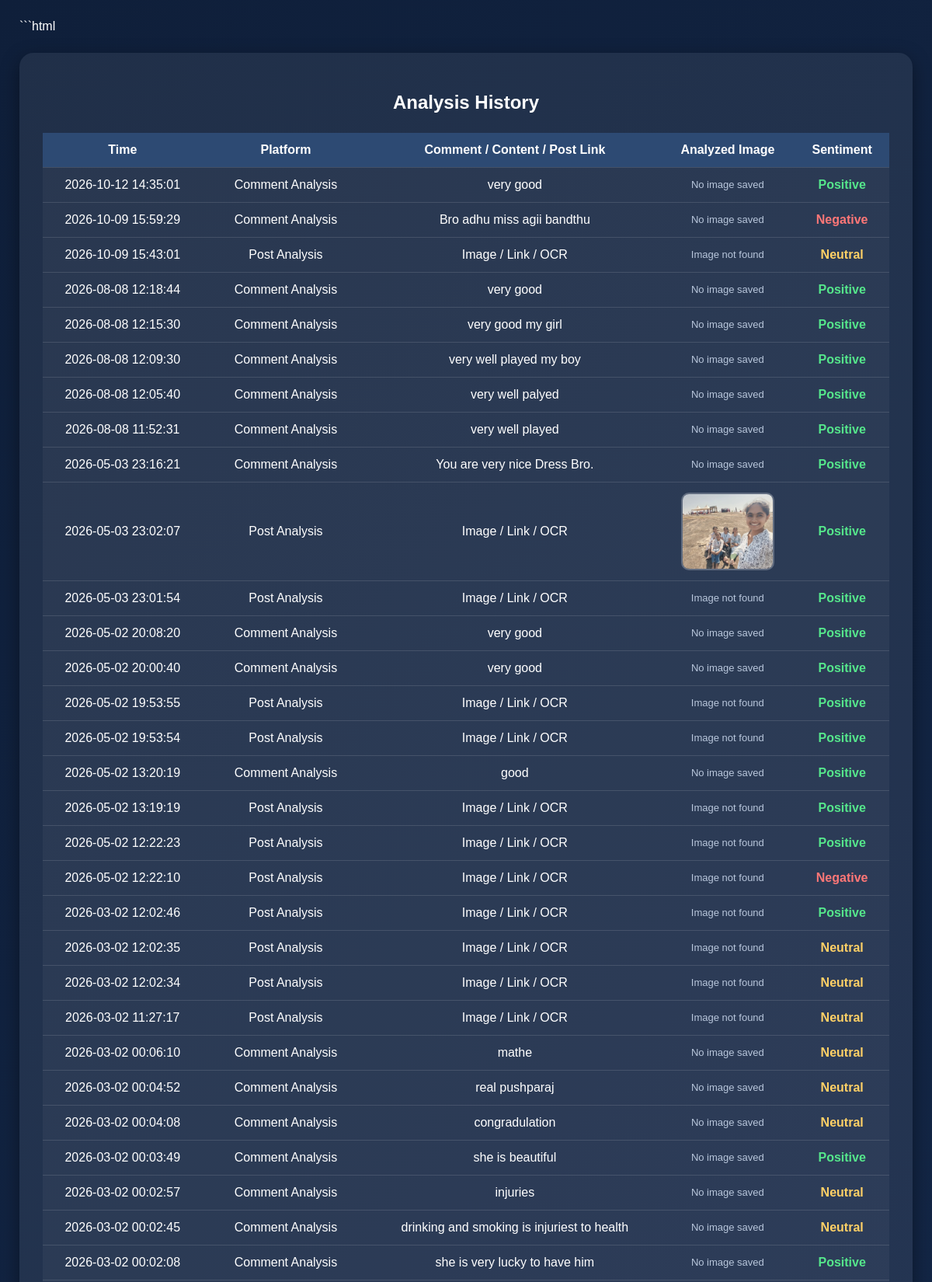
Screenshot of /history (signed in, upper part) with the database file from the repository.
### tables this page shows
CREATE TABLE history (
            id INTEGER PRIMARY KEY AUTOINCREMENT,
            time TEXT NOT NULL,
            platform TEXT NOT NULL,
            content TEXT,
            image TEXT,
            sentiment TEXT NOT NULL
        );

### app.py (the view)
@app.route("/history")
def history():
    if "user" not in session:
        return redirect("/login")
    data = get_history()
    return render_template("history.html", history=data)

### database.py (called while the page is built)
def get_connection():
    return sqlite3.connect(DB_NAME)

def get_history():
    conn = get_connection()
    cursor = conn.cursor()
    cursor.execute("""
        SELECT time, platform, content, image, sentiment
        FROM history
        ORDER BY id DESC
    """)
    data = cursor.fetchall()
    conn.close()
    return data

### templates/history.html (shortened to what this page needs)
<!DOCTYPE html>
<html lang="en">
<head>
    <link rel="stylesheet"
          href="{{ url_for('static', filename='css/style.css') }}">
</head>
<body>
<div class="card">
    <h2>Analysis History</h2>
    {% if history %}
    <div class="table-container">
        <table>
            <thead>
                <tr>
                    <th>Time</th>
                    <th>Platform</th>
                    <th>Comment / Content / Post Link</th>
                    <th>Analyzed Image</th>
                    <th>Sentiment</th>
                </tr>
            </thead>
            <tbody>
                {% for row in history %}
                {% set sentiment = (row[4] or '')|string|trim|lower %}
                {% set content = (row[2] or '')|string|trim %}
                {% set image_path = (row[3] or '')|string|trim %}
                <tr>
                    <td>{{ row[0] or 'N/A' }}</td>
                    <td>{{ row[1] or 'N/A' }}</td>
                    <td>
                        {% if 'instagram.com/' in content.lower() %}
                            <a href="{{ content }}"
                               target="_blank"
                               rel="noopener noreferrer"
                               class="instagram-link">
                                View Instagram Post
                            </a>
                        {% elif content %}
                            {{ content }}
                        {% else %}
                            N/A
                        {% endif %}
                    </td>
                    <td>
                        {% if image_path %}
                            {% if image_path.startswith('http://') or image_path.startswith('https://') %}
                                {% if 'instagram.com/p/' in image_path.lower()
                                      or 'instagram.com/reel/' in image_path.lower()
                                      or 'instagram.com/' in image_path.lower() %}
                                    <a href="{{ image_path }}"
                                       target="_blank"
                                       rel="noopener noreferrer"
                                       class="instagram-link">
                                        Open Instagram
                                    </a>
                                {% else %}
                                    <a href="{{ image_path }}"
                                       target="_blank"
                                       rel="noopener noreferrer">
                                        <img
                                            src="{{ image_path }}"
                                            alt="Analyzed image"
                                            class="history-image"
                                            loading="lazy"
                                            onerror="this.style.display='none'; this.nextElementSibling.style.display='inline';"
                                        >
                                    </a>
                                    <span class="no-image" style="display:none;">
                                        Image unavailable
                                    </span>
                                {% endif %}
                            {% else %}
                                <a href="{{ url_for('static', filename='uploads/' ~ image_path) }}"
                                   target="_blank"
                                   rel="noopener noreferrer">
                                    <img
                                        src="{{ url_for('static', filename='uploads/' ~ image_path) }}"
                                        alt="Analyzed image"
                                        class="history-image"
                                        loading="lazy"
                                        onerror="this.parentElement.style.display='none'; this.parentElement.nextElementSibling.style.display='inline';"
                                    >
                                </a>
                                <span class="no-image" style="display:none;">
                                    Image not found
                                </span>
                            {% endif %}
                        {% else %}
                            <span class="no-image">No image saved</span>
                        {% endif %}
                    </td>
                    <td>
                        {% if sentiment.startswith('positive') %}
                            <span class="positive">Positive</span>
                        {% elif sentiment.startswith('negative') %}
                            <span class="negative">Negative</span>
                        {% elif sentiment.startswith('neutral') %}
                            <span class="neutral">Neutral</span>
                        {% else %}
                            <span class="unknown">
                                {{ row[4] or 'Unknown' }}
                            </span>
                        {% endif %}
                    </td>
                </tr>
                {% endfor %}
            </tbody>
        </table>
    </div>
    {% else %}
        <p class="empty">No analysis history available.</p>
    {% endif %}
</div>
</body>
</html>

### static/css/style.css (style rules this page uses)
body { margin: 0; font-family: 'Segoe UI', sans-serif; }

### templates/history.html (style rules this page uses)
* { box-sizing: border-box; }
body { margin: 0; padding: 25px; font-family: Arial, sans-serif; background: linear-gradient(135deg, #0f1f3a, #1c355e); min-height: 100vh; color: white; }
.card { width: 100%; max-width: 1300px; margin: 25px auto; padding: 30px; border-radius: 18px; background: rgba(255, 255, 255, 0.07); box-shadow: 0 8px 25px rgba(0, 0, 0, 0.4); }
h2 { text-align: center; margin-bottom: 25px; }
.table-container { width: 100%; overflow-x: auto; }
table { width: 100%; border-collapse: collapse; background: rgba(255, 255, 255, 0.04); }
th, td { padding: 13px; text-align: center; border-bottom: 1px solid rgba(255, 255, 255, 0.12); overflow-wrap: anywhere; vertical-align: middle; }
th { background: #2d4a73; white-space: nowrap; }
.history-image { width: 120px; height: 100px; object-fit: cover; border-radius: 10px; border: 2px solid rgba(255, 255, 255, 0.25); cursor: pointer; }
.no-image { color: #b9c7dc; font-size: 13px; }
.positive { color: #55e68b; font-weight: bold; }
.negative { color: #ff7777; font-weight: bold; }
.neutral { color: #ffd166; font-weight: bold; }

### rows the page displays
history: time "2026-10-12 14:35:01", platform "Comment Analysis", content "very good", shows "No image saved", shows "Positive"
history: time "2026-10-09 15:59:29", platform "Comment Analysis", content "Bro adhu miss agii bandthu", shows "No image saved", shows "Negative"
history: time "2026-10-09 15:43:01", platform "Post Analysis", content "Image / Link / OCR", shows "Neutral"
history: time "2026-08-08 12:18:44", platform "Comment Analysis", content "very good", shows "No image saved", shows "Positive"
history: time "2026-08-08 12:15:30", platform "Comment Analysis", content "very good my girl", shows "No image saved", shows "Positive"
history: time "2026-08-08 12:09:30", platform "Comment Analysis", content "very well played my boy", shows "No image saved", shows "Positive"
history: time "2026-08-08 12:05:40", platform "Comment Analysis", content "very well palyed", shows "No image saved", shows "Positive"
history: time "2026-08-08 11:52:31", platform "Comment Analysis", content "very well played", shows "No image saved", shows "Positive"
history: time "2026-05-03 23:16:21", platform "Comment Analysis", content "You are very nice Dress Bro.", shows "No image saved", shows "Positive"
history: time "2026-05-03 23:02:07", platform "Post Analysis", content "Image / Link / OCR", image (picture), shows "Positive"
history: time "2026-05-03 23:01:54", platform "Post Analysis", content "Image / Link / OCR", shows "Positive"
history: time "2026-05-02 20:08:20", platform "Comment Analysis", content "very good", shows "No image saved", shows "Positive"
history: time "2026-05-02 20:00:40", platform "Comment Analysis", content "very good", shows "No image saved", shows "Positive"
history: time "2026-05-02 19:53:55", platform "Post Analysis", content "Image / Link / OCR", shows "Positive"
history: time "2026-05-02 19:53:54", platform "Post Analysis", content "Image / Link / OCR", shows "Positive"
history: time "2026-05-02 13:20:19", platform "Comment Analysis", content "good", shows "No image saved", shows "Positive"
history: time "2026-05-02 13:19:19", platform "Post Analysis", content "Image / Link / OCR", shows "Positive"
history: time "2026-05-02 12:22:23", platform "Post Analysis", content "Image / Link / OCR", shows "Positive"
history: time "2026-05-02 12:22:10", platform "Post Analysis", content "Image / Link / OCR", shows "Negative"
history: time "2026-03-02 12:02:46", platform "Post Analysis", content "Image / Link / OCR", shows "Positive"
history: time "2026-03-02 12:02:35", platform "Post Analysis", content "Image / Link / OCR", shows "Neutral"
history: time "2026-03-02 12:02:34", platform "Post Analysis", content "Image / Link / OCR", shows "Neutral"
history: time "2026-03-02 11:27:17", platform "Post Analysis", content "Image / Link / OCR", shows "Neutral"
history: time "2026-03-02 00:06:10", platform "Comment Analysis", content "mathe", shows "No image saved", shows "Neutral"
history: time "2026-03-02 00:04:52", platform "Comment Analysis", content "real pushparaj", shows "No image saved", shows "Neutral"
history: time "2026-03-02 00:04:08", platform "Comment Analysis", content "congradulation", shows "No image saved", shows "Neutral"
history: time "2026-03-02 00:03:49", platform "Comment Analysis", content "she is beautiful", shows "No image saved", shows "Positive"
history: time "2026-03-02 00:02:57", platform "Comment Analysis", content "injuries", shows "No image saved", shows "Neutral"
history: time "2026-03-02 00:02:45", platform "Comment Analysis", content "drinking and smoking is injuriest to health", shows "No image saved", shows "Neutral"
history: time "2026-03-02 00:02:08", platform "Comment Analysis", content "she is very lucky to have him", shows "No image saved", shows "Positive"
